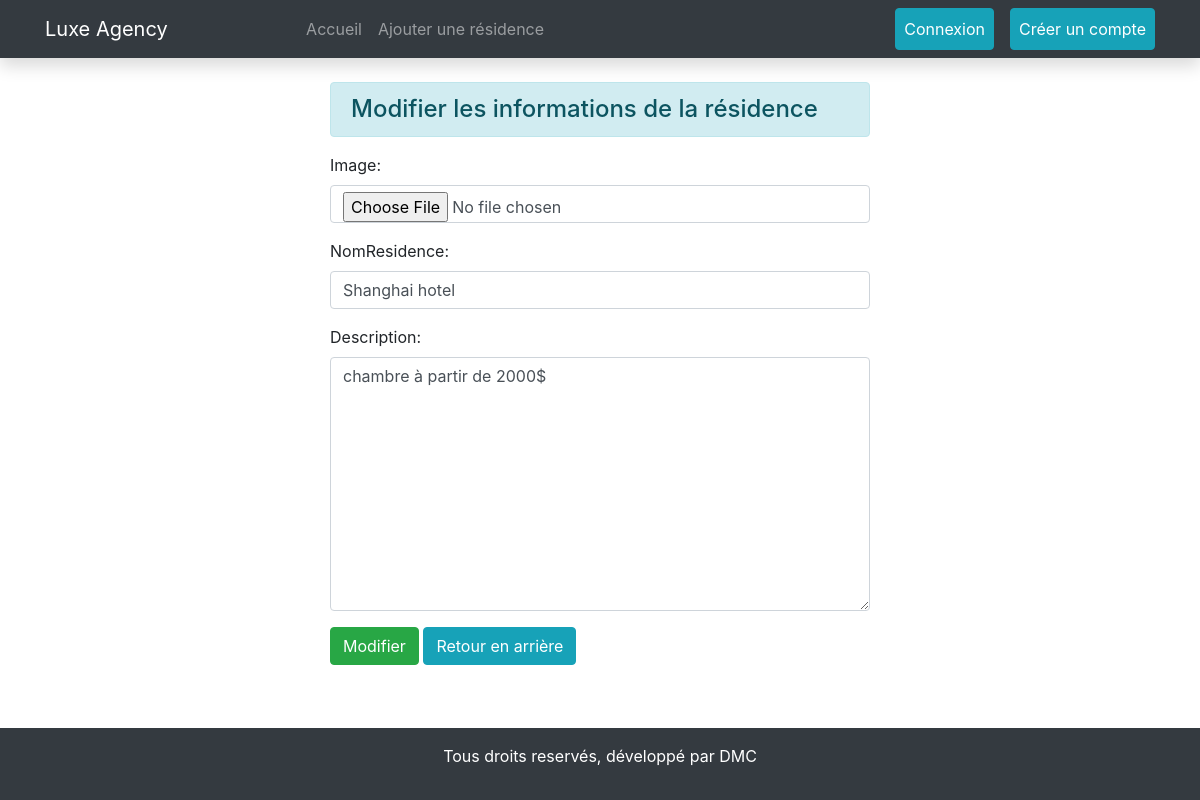
/Agence/update/10/, run on the app's committed database.
### Agence/models.py (models this page shows, shortened)
class Residence(models.Model):
    image = models.ImageField(upload_to='residence_images/')
    nomResidence = models.CharField(max_length=100)
    description = models.TextField()

### Agence/views.py (the view)
# urls.py: path('update/<int:id>/', views.update_data, name = "updatedata"),
def update_data(request, id):
    if request.method == 'POST':
        obj = Residence.objects.get(pk=id)
        fm = ResidenceRegistration(request.POST, instance = obj)
        if fm.is_valid():
            fm.save()
    else:
        obj = Residence.objects.get(pk=id)
        fm = ResidenceRegistration(instance = obj)
    return render(request, 'update.html',{'form': fm})

### Agence/forms.py
class ResidenceRegistration(forms.ModelForm):
    class Meta:
        model = Residence
        fields = ['image', 'nomResidence', 'description']
        widgets = {
            'image': forms.FileInput(attrs={'class': 'form-control'}),
            'nomResidence': forms.TextInput(attrs={'class': 'form-control'}),
            'description': forms.Textarea(attrs={'class': 'form-control'}),
        }

### Agence/templates/update.html
{% extends 'base.html' %} {% block content %}
<div class="container mt-4">
  <div class="row justify-content-center">
    <div class="col-md-6" offset-2>
      <h4 class="alert alert-info">
        Modifier les informations de la résidence
      </h4>
      <form action="" method="post">
        {%csrf_token%} {{form.as_p}}
        <input type="submit" class="btn btn-success" value="Modifier" />
        <a href="{% url 'home' %}" class="btn btn-info">Retour en arrière</a>
      </form>
    </div>
  </div>
</div>
{% endblock content %}

### data on the page
Residence: nomResidence "Shanghai hotel", description "chambre à partir de 2000$"
